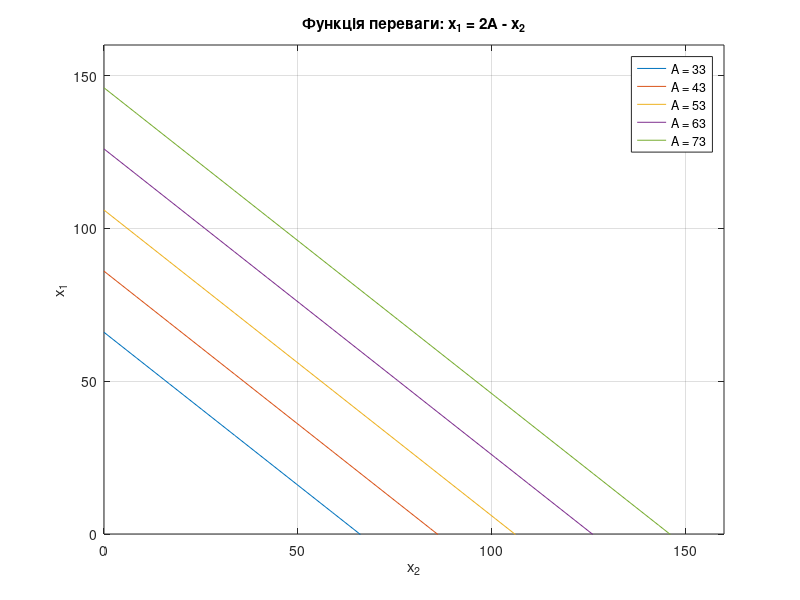

Here is the MATLAB script that generated this plot:
% Задамо значення параметру A
A_values = [33, 43, 53, 63, 73];
% Створимо фігуру для графіків
figure;
% Пройдимося по різним значенням A
for i = 1:length(A_values)
    A = A_values(i);
    % Створимо вектор значень x_2
    x2 = linspace(0, 160, 20); % Від 0 до 160 з 20 кроків
    % Обчислимо відповідні значення x_1 за рівнянням x_1=2A-x_2
    x1 = 2 * A - x2;
    % Побудуємо лінію переваги
    plot(x2, x1, 'DisplayName', sprintf('A = %d', A));
    hold on;
end
% Додамо функцію легенди та підписи вісей
legend;
xlabel('x_2');
ylabel('x_1');
title('Функція переваги: x_1 = 2A - x_2');
% Встановимо обмеження на вісі x та y для зручності
xlim([0, 160]);
ylim([0, 160]);
% Відобразимо сітку для легшого аналізу
grid on;
% Збережемо графік в зображення
% saveas(gcf, 'функція_переваги.png');
